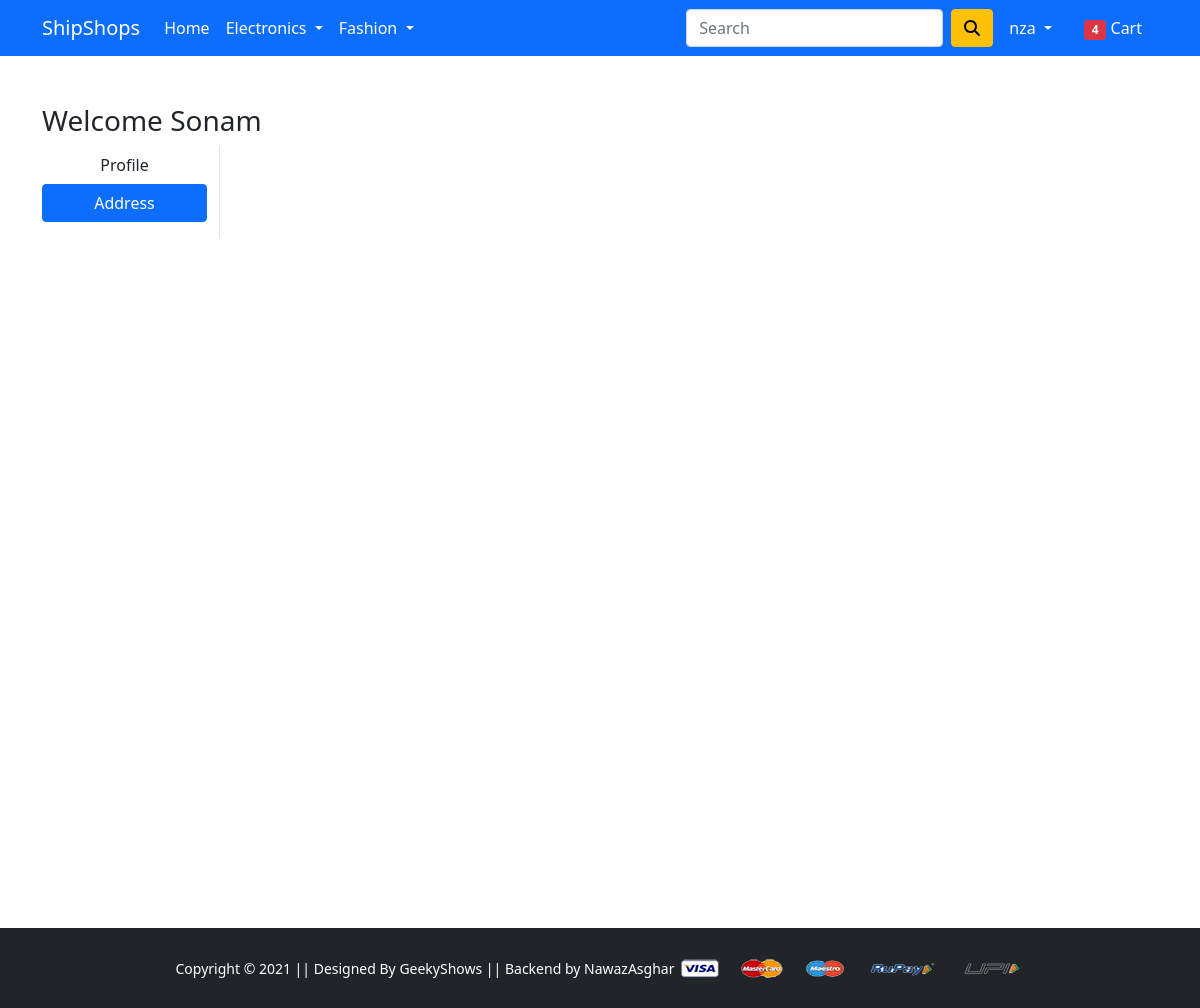
Page /address/ (signed in) on the earlier database version.
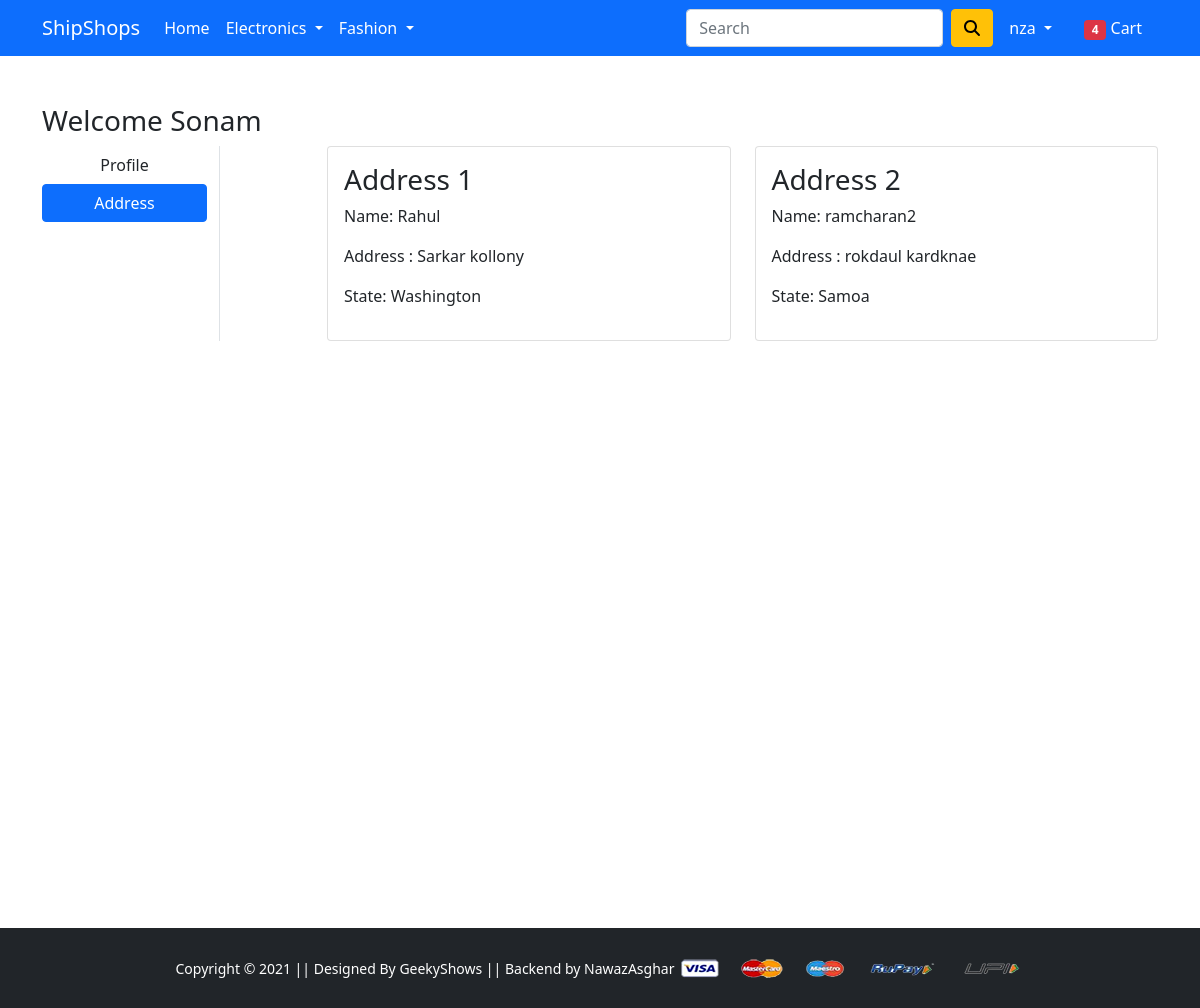
Same page on the later database version.
### app/models.py (models this page shows)
class Profile(models.Model):
    id = models.AutoField(primary_key=True)
    user = models.ForeignKey(User, on_delete=models.CASCADE)
    name = models.CharField(max_length=300)
    address = models.CharField(max_length=500)
    city = models.CharField(max_length=300)
    state = models.CharField(max_length=300, choices = States)
    zip = models.IntegerField()

### app/views.py (the view)
# urls.py: path('address/', views.address, name='address'),
@login_required
def address(request):
    adds = Profile.objects.filter(user = request.user.id)
    params = {'active':'btn-primary','address': adds}
    return render(request, 'app/address.html',params)

### templates/app/address.html (shortened to what this page needs)
{% extends 'app/base.html' %}
{% load static %}
{% block main-content %}
<div class="container my-5" style="min-height: 48.5pc;">
 <div class="row">
 <h3>Welcome Sonam</h3>
  <div class="col-sm-2 border-end">
   <ul class="list-unstyled">
    <li class="d-grid"><a href="{% url 'profile' %}" class="btn">Profile</a></li>
    <li class="d-grid"><a href="{% url 'address' %}" class="btn {{active}}">Address</a></li>
   </ul>
  </div>
  <div class="col-sm-9 offset-sm-1">
   <div class="row">
    {% for add in address %}
        <div class="col-sm-6">
        <div class="card">
        <div class="card-body">
        <h3>Address {{forloop.counter}}</h3>
        <p>Name: {{add.name}}</p>
        <p>Address : {{add.address}}</p>
        <p>State: {{add.state}}</p>
        </div>
        </div>
        </div>
    {% endfor %}
   </div>
  </div>
 </div>
</div>
{% endblock main-content %}

Differences in the rows shown:
added Profile: name "Rahul", address "Sarkar kollony", state "Washington"
added Profile: name "ramcharan2", address "rokdaul kardknae", state "Samoa"
